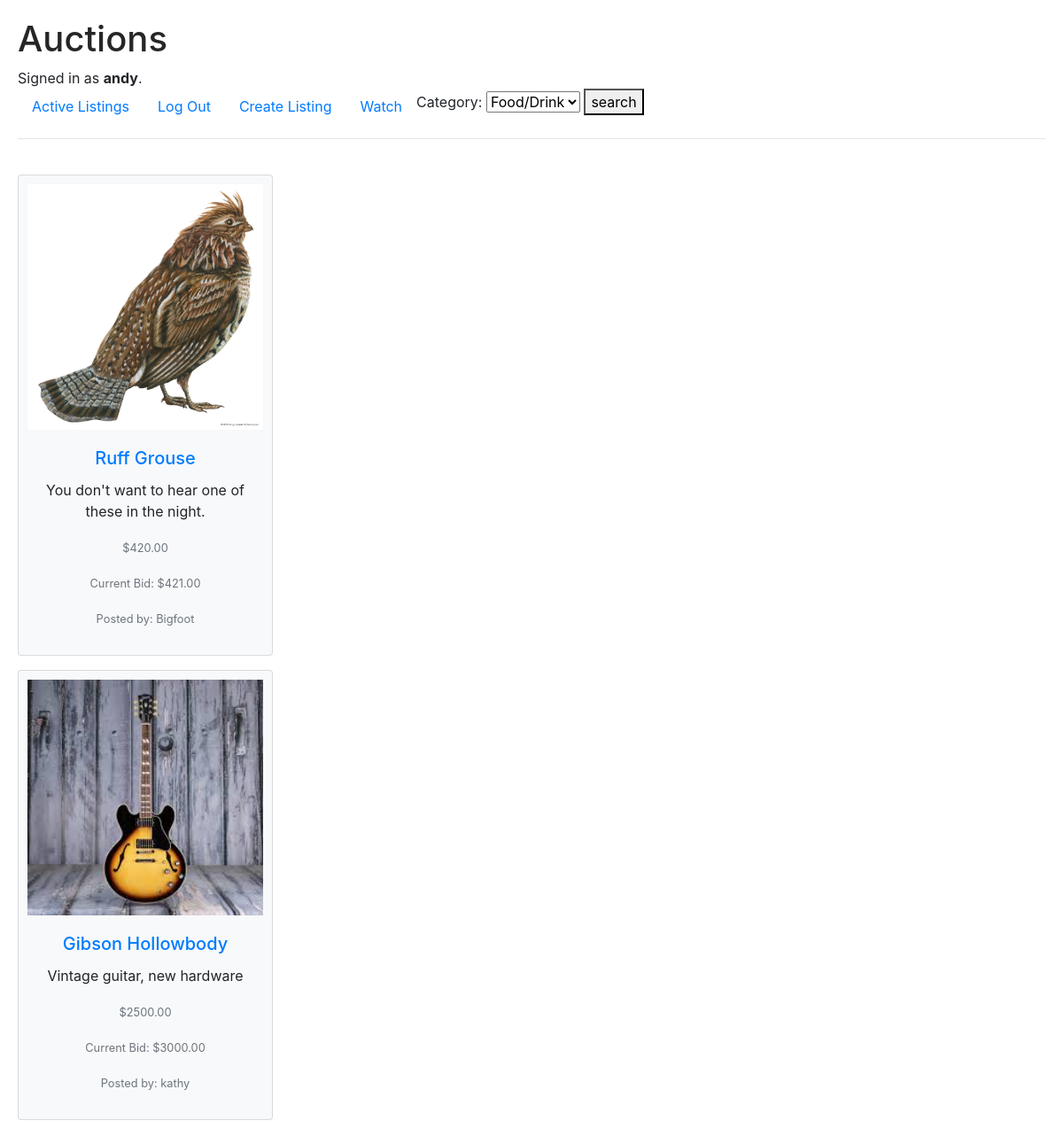
Screenshot of /watchlist (signed in) with the database file from the repository.
### auctions/models.py (models this page shows, shortened)
class User(AbstractUser):
    listings = models.ManyToManyField(Listing, blank=True, related_name="owner")
    watchlist = models.ManyToManyField(Listing, blank=True, related_name="watchers")
    def __str__(self):
        return f"{self.username}"

class Listing(models.Model):
    title = models.CharField(max_length=125)
    description = models.CharField(max_length=250, blank=True)
    start_bid = models.DecimalField(max_digits=7, decimal_places=2)
    image = models.ImageField(upload_to='media', default='defaultimg.png', null=True, blank=True)
    is_active = models.BooleanField(default=True)
    category = models.CharField(max_length=45, null=True)
    winner = models.ForeignKey('User', on_delete=models.SET_NULL, null=True, blank=True, related_name='won_listings')

class Bid(models.Model):
    listing = models.ForeignKey(Listing, on_delete=models.CASCADE, related_name='bids')
    current_bid = models.DecimalField(max_digits=7, decimal_places=2, default=0)
    user = models.ForeignKey(User, blank=True, null=True, on_delete=models.CASCADE, related_name='bidder')
    created = models.DateTimeField(auto_now_add=True)

### auctions/views.py (the view)
# urls.py: path("watchlist",views.watchlist, name="watchlist"),
@login_required
def watchlist(request):
    user = request.user
    watchlist = user.watchlist.all()
    return render(request, 'auctions/watchlist.html',{
        "user": user,
        "watchlist": watchlist,
        "categories":categories
    })

### auctions/templates/auctions/watchlist.html (shortened to what this page needs)
{% extends "auctions/layout.html" %}
{% block body %}
<div class="card_display">
    <br>
{% for item in watchlist %}
    {% if item.is_active %}
        <div class="card bg-light col-mb-3 mb-3 mr-3 text-center" style="max-width: 18rem;"><a href="{% url 'listing' item.id %}">
            <img src="{{ item.image.url }}" class="img-fluid rounded-start" alt="...">
            <div class="card-body">
                <h5 class="secondary-text-emphasis card-title"> {{ item.title }}</h5></a>
                <p class="card-text">{{ item.description }}</p>
                <p class="card-text"><small class="text-muted">${{ item.start_bid }}</small></p>
                {% if item.bids.all %}
                <p class="card-text"><small class="text-muted">Current Bid: ${{ item.bids.all.last.current_bid }}</small></p>
                {% else %}
                <p class="card-text"><small class="text-muted">No bids yet</small></p>
                {% endif %}
                <p class="card-text"><small class="text-muted">Posted by: {{ item.owner.first }}</small></p>
              </div>
        </div>
    {% endif %}
{% endfor %}
<br>
{% endblock %}

### auctions/templates/auctions/layout.html (shortened to what this page needs)
{% load static %}
<!DOCTYPE html>
<html lang="en">
    <head>
        <link rel="stylesheet" href="https://stackpath.bootstrapcdn.com/bootstrap/4.4.1/css/bootstrap.min.css">
        <link href="{% static 'auctions/styles.css' %}" rel="stylesheet">
    </head>
    <body>
        <a href="/"><h1>Auctions</h1></a>
            <div>
                {% if user.is_authenticated %}
                    Signed in as <strong>{{ user.username }}</strong>.
                {% else %}
                    Not signed in.
                {% endif %}
            </div>
        <ul class="nav">
            <li class="nav-item">
                <a class="nav-link" href="{% url 'index' %}">Active Listings</a>
            </li>
            {% if user.is_authenticated %}
                <li class="nav-item">
                    <a class="nav-link" href="{% url 'logout' %}">Log Out</a>
                </li>
                <li class="nav-item">
                    <a class="nav-link" href="{% url 'create' %}">Create Listing</a>
                </li>
                <li class="nav-item">
                    <a class="nav-link" href="{% url 'watchlist' %}">Watch</a>
                </li>
            {% endif %}
            <form method="post" action="{% url 'category' %}">
                <label for="category">Category:</label>
                <select name="category" id="category">
                    {% for category in categories %}
                            <option value="{{ category }}">{{ category }}</option>
                    {% endfor %}
                </select>
                <button type="submit">search</button>
            </form>
        </ul>
        <hr>
        {% block body %}
        {% endblock %}
    </body>
</html>

### auctions/static/auctions/styles.css (style rules this page uses)
body { display: float; margin: 20px; }
h1 { color: rgb(38, 38, 38); }
.card { padding: 10px; }
.card img { width: 100%; height: 100%; object-fit: contain; }

### rows the page displays
User: username "andy"
Listing: image (picture), title "Ruff Grouse", description "You don't want to hear one of these in the night.", start_bid "420.00", bids.all.last.current_bid "421.00", owner.first "Bigfoot"
Listing: image (picture), title "Gibson Hollowbody", description "Vintage guitar, new hardware", start_bid "2500.00", bids.all.last.current_bid "3000.00", owner.first "kathy"

### other values shown
form field category "Food/Drink"
